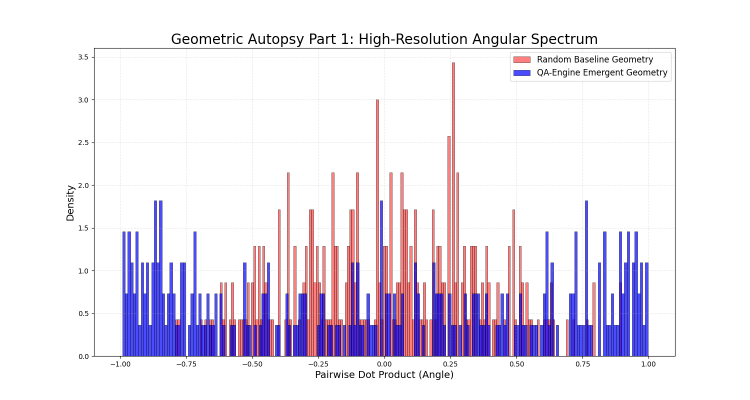
#> input picture 1_angular_spectrum.png, 1500 x 800 px (shown at 1/2 size)
$ python -i build_cch_archm1b_labeled_witness.py   (imports and definitions only)
#> lines starting #> are read from the running program, lines starting #| are printed output that depends on the picture; after the words box and inside, x2 and y2 are one past the last pixel; in counts of white or black regions, pixels touching at a corner belong together
#> further down, picture is the input picture: shape (800, 1500, 3); mean B, G, R 239.9, 228, 234
#!/usr/bin/env python3
"""Build a richer labeled/source-anchored witness for CCH-Archm1b."""

from __future__ import annotations

import argparse
import json
import math
from pathlib import Path

import cv2
import numpy as np


ROOT = Path(__file__).resolve().parent.parent
OUT_DIR = ROOT / "pythagoras_quantum_world_rt"
ASSET_PATH = Path("/tmp/sixto_assets/cch-archm1b.png")
OUT_PATH = OUT_DIR / "cch_archm1b_labeled_witness.json"
ROI_X0 = 450
ROI_Y0 = 500


def canonical_dump(payload: object) -> str:
    return json.dumps(payload, sort_keys=True, separators=(",", ":"), ensure_ascii=False)


def write_json(path: Path, payload: object) -> None:
    path.write_text(canonical_dump(payload) + "\n", encoding="utf-8")


def round_float(value: float) -> float:
    return round(float(value), 6)


def round_point(point: tuple[float, float]) -> list[float]:
    return [round_float(point[0]), round_float(point[1])]


# [53 lines left out: functions color_masks, largest_contours, contour_summary, not called in this run]


def line_length(line: tuple[int, int, int, int]) -> float:
    x1, y1, x2, y2 = line
    dx = x2 - x1
    dy = y2 - y1
    return math.hypot(dx, dy)


def line_angle_deg(line: tuple[int, int, int, int]) -> float:
    x1, y1, x2, y2 = line
    return math.degrees(math.atan2(y2 - y1, x2 - x1))


def detect_roi_lines(image: np.ndarray) -> list[dict[str, object]]:
    crop = image[ROI_Y0:1600, ROI_X0:2300]
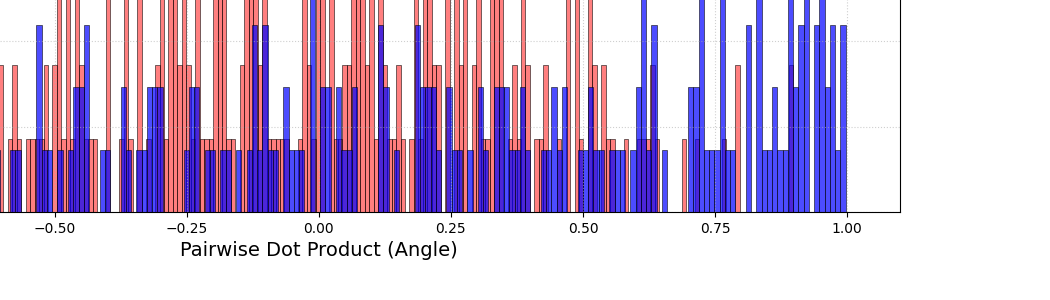
#> crop: shape (300, 1050, 3); mean B, G, R 218.3, 188.1, 205.7
    gray = cv2.cvtColor(crop, cv2.COLOR_BGR2GRAY)
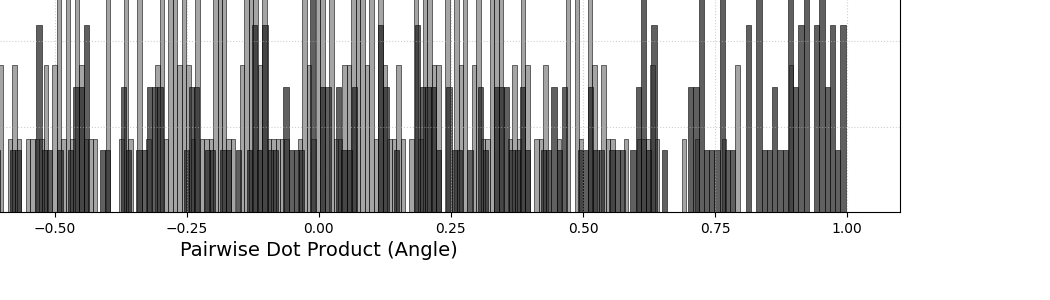
#> gray: shape (300, 1050); min 0, max 255, mean 196.8
    edges = cv2.Canny(gray, 50, 150)
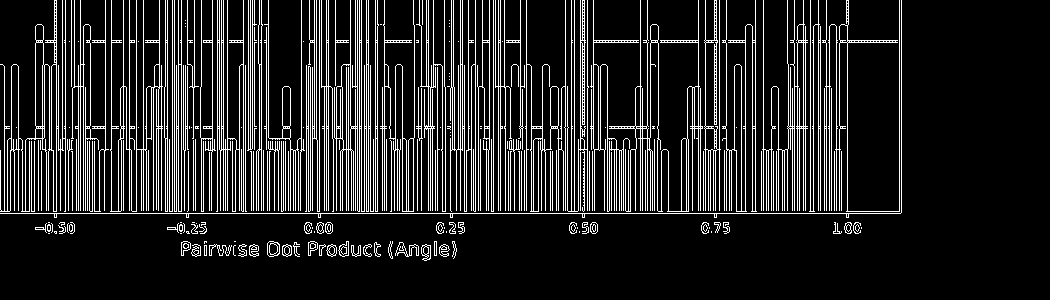
#> edges: shape (300, 1050); 14.4% white in thin lines or dots, all inside (x1, y1, x2, y2) = (0, 0, 902, 261)
    raw = cv2.HoughLinesP(
        edges,
        rho=1,
        theta=np.pi / 180.0,
        threshold=120,
        minLineLength=220,
        maxLineGap=20,
    )
#> raw = 156 rows, first 6: [0, 213, 900, 213], [301, 40, 526, 40], [4, 128, 657, 128], [301, 42, 526, 42], [4, 149, 847, 149], [4, 126, 657, 126]
    if raw is None:
        return []
    lines = []
    for entry in raw[:, 0, :]:
        x1, y1, x2, y2 = map(int, entry)
        global_line = (x1 + ROI_X0, y1 + ROI_Y0, x2 + ROI_X0, y2 + ROI_Y0)
        lines.append(
            {
                "p1": [global_line[0], global_line[1]],
                "p2": [global_line[2], global_line[3]],
                "length": round_float(line_length(global_line)),
                "angle_degrees": round_float(line_angle_deg(global_line)),
            }
        )
#> this loop made 156 passes
#> (entry, dx in line_length, dy in line_length) on passes 1 to 3: ([0, 213, 900, 213], 900, 0), ([301, 40, 526, 40], 225, 0), ([4, 128, 657, 128], 653, 0)
    lines.sort(key=lambda entry: entry["length"], reverse=True)
    return lines


# [207 lines left out: functions choose_line, contour_band_points, build_payload, self_test, main, not called in this run]


# [2 lines not run here, left out]

>>> import cv2
>>> picture = cv2.imread('../1_angular_spectrum.png')
>>> result = detect_roi_lines(picture)

$ run again, on 3b_clustering.png
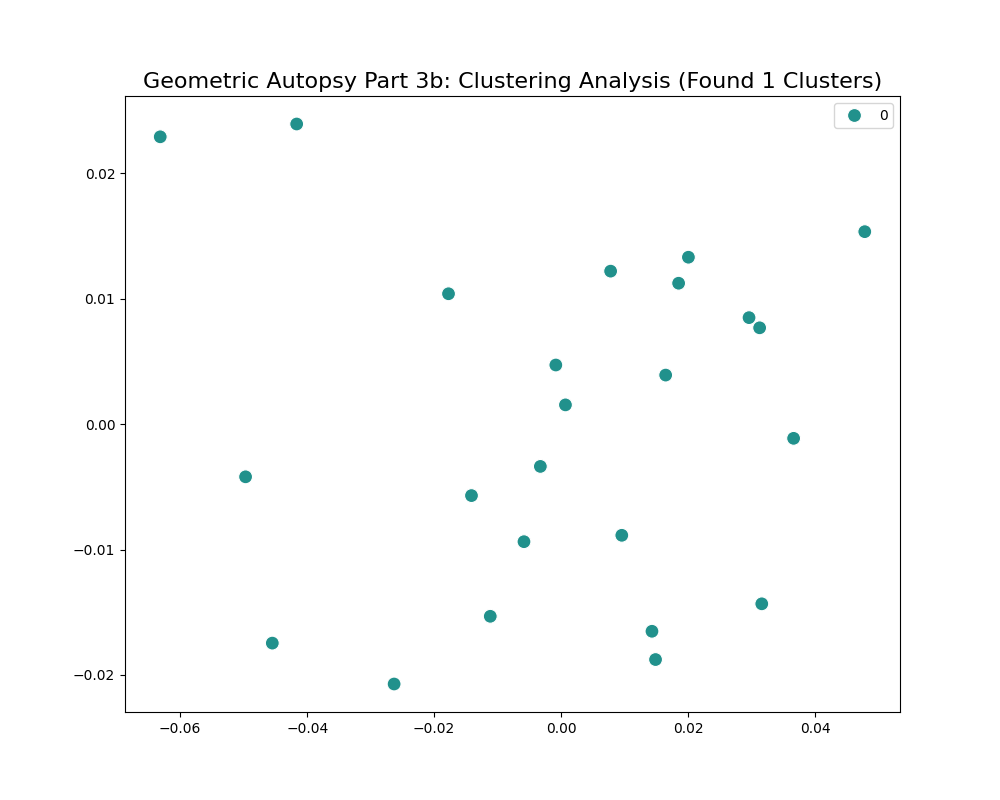
#> input picture 3b_clustering.png, 1000 x 800 px
#> picture is the input picture: shape (800, 1000, 3); mean B, G, R 252.2, 252.2, 251.8
#> in detect_roi_lines, `crop = image[ROI_Y0:1600, ROI_X0:2300]`:
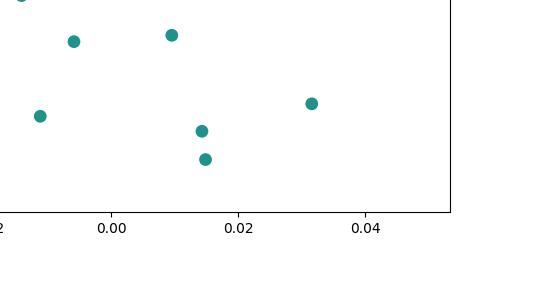
#> crop: shape (300, 550, 3); mean B, G, R 252.9, 252.9, 252.4
#> in detect_roi_lines, `edges = cv2.Canny(gray, 50, 150)`:
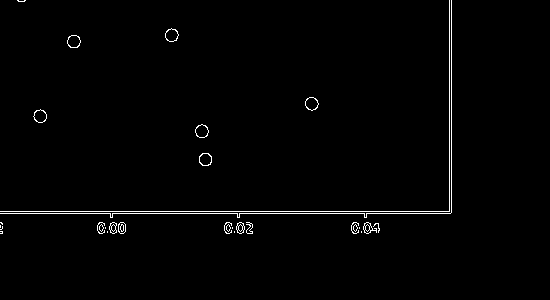
#> edges: shape (300, 550); 1.2% white in thin lines or dots, all inside (x1, y1, x2, y2) = (0, 0, 452, 234)
#> raw = [[0, 211, 451, 211], [0, 213, 450, 213]]
#> the loop in detect_roi_lines, `for entry in raw[:, 0, :]:` made 2 passes
#> (entry, dx in line_length, dy in line_length) on passes 1 to 2: ([0, 211, 451, 211], 451, 0), ([0, 213, 450, 213], 450, 0)
#> after the loop in detect_roi_lines, `for entry in raw[:, 0, :]:`: lines = 2 items
